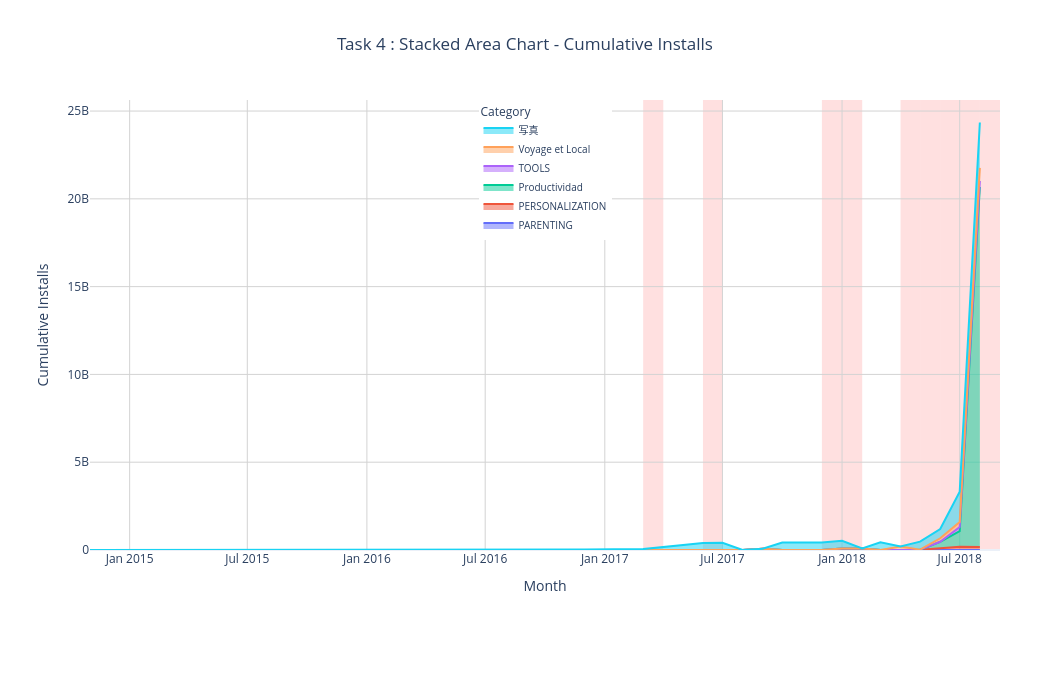

Notebook code for this chart:
### Code cell
# CHART LAYOUT

fig4.update_layout(

    title=dict(

        text="Task 4 : Stacked Area Chart - Cumulative Installs",

        x=0.5,

        xanchor="center"
    ),

    xaxis=dict(

        title="Month",

        showgrid=True,

        gridcolor="lightgray"
    ),

    yaxis=dict(

        title="Cumulative Installs",

        showgrid=True,

        gridcolor="lightgray"
    ),

    hovermode="x unified",

    template="plotly_white",

    width=1050,

    height=700,

    legend=dict(

        title="Category",

        orientation="v",

        x=0.5,

        xanchor="center",

        y=1,

        yanchor="top",

        font=dict(size=10)
    ),

    margin=dict(

        l=90,

        r=50,

        t=100,

        b=150
    )
)


# TIME RESTRICTION
# 4 PM IST - 6 PM IST

DEBUG_MODE=False

if DEBUG_MODE or is_time_between(16, 18):

    fig4.show()

else:

    chart_not_available(16, 18)

### Figure 1 — Plotly figure (JSON) as saved in the notebook; plotly's stock layout.template omitted (floating-point values rounded to 4 significant figures)
{"data": [{"hovertemplate": "<b>Category:</b> %{fullData.name}<br><b>Month:</b> %{x|%b %Y}<br><b>Cumulative Installs:</b> %{y:,.0f}<extra></extra>", "line": {"width": 2}, "mode": "lines", "name": "PARENTING", "stackgroup": "one", "type": "scatter", "x": ["2018-03-01T00:00:00", "2018-05-01T00:00:00", "2018-07-01T00:00:00"], "y": [100000, 10100000, 28200000]}, {"hovertemplate": "<b>Category:</b> %{fullData.name}<br><b>Month:</b> %{x|%b %Y}<br><b>Cumulative Installs:</b> %{y:,.0f}<extra></extra>", "line": {"width": 2}, "mode": "lines", "name": "PERSONALIZATION", "stackgroup": "one", "type": "scatter", "x": ["2016-12-01T00:00:00", "2017-09-01T00:00:00", "2018-01-01T00:00:00", "2018-02-01T00:00:00", "2018-06-01T00:00:00", "2018-07-01T00:00:00", "2018-08-01T00:00:00"], "y": [32000000, 71000000, 81000000, 91000000, 101000000, 153500000, 173500000]}, {"hovertemplate": "<b>Category:</b> %{fullData.name}<br><b>Month:</b> %{x|%b %Y}<br><b>Cumulative Installs:</b> %{y:,.0f}<extra></extra>", "line": {"width": 2}, "mode": "lines", "name": "Productividad", "stackgroup": "one", "type": "scatter", "x": ["2016-10-01T00:00:00", "2018-02-01T00:00:00", "2018-06-01T00:00:00", "2018-07-01T00:00:00", "2018-08-01T00:00:00"], "y": [1000000, 1100000, 366100000, 892100000, 20497100000]}, {"hovertemplate": "<b>Category:</b> %{fullData.name}<br><b>Month:</b> %{x|%b %Y}<br><b>Cumulative Installs:</b> %{y:,.0f}<extra></extra>", "line": {"width": 2}, "mode": "lines", "name": "TOOLS", "stackgroup": "one", "type": "scatter", "x": ["2017-08-01T00:00:00", "2018-01-01T00:00:00", "2018-05-01T00:00:00", "2018-07-01T00:00:00", "2018-08-01T00:00:00"], "y": [50000, 1050000, 11050000, 233650000, 353650000]}, {"hovertemplate": "<b>Category:</b> %{fullData.name}<br><b>Month:</b> %{x|%b %Y}<br><b>Cumulative Installs:</b> %{y:,.0f}<extra></extra>", "line": {"width": 2}, "mode": "lines", "name": "Voyage et Local", "stackgroup": "one", "type": "scatter", "x": ["2017-10-01T00:00:00", "2018-04-01T00:00:00", "2018-06-01T00:00:00", "2018-07-01T00:00:00", "2018-08-01T00:00:00"], "y": [50000, 195050000, 201050000, 292150000, 738050000]}, {"hovertemplate": "<b>Category:</b> %{fullData.name}<br><b>Month:</b> %{x|%b %Y}<br><b>Cumulative Installs:</b> %{y:,.0f}<extra></extra>", "line": {"width": 2}, "mode": "lines", "name": "写真", "stackgroup": "one", "type": "scatter", "x": ["2014-11-01T00:00:00", "2017-03-01T00:00:00", "2017-06-01T00:00:00", "2017-07-01T00:00:00", "2017-10-01T00:00:00", "2017-12-01T00:00:00", "2018-01-01T00:00:00", "2018-03-01T00:00:00", "2018-05-01T00:00:00", "2018-06-01T00:00:00", "2018-07-01T00:00:00", "2018-08-01T00:00:00"], "y": [1000000, 51000000, 401000000, 416000000, 421000000, 431000000, 441000000, 443000000, 454000000, 525000000, 1723000000, 2585500000]}], "layout": {"height": 700, "hovermode": "x unified", "legend": {"font": {"size": 10}, "orientation": "v", "title": {"text": "Category"}, "x": 0.5, "xanchor": "center", "y": 1, "yanchor": "top"}, "margin": {"b": 150, "l": 90, "r": 50, "t": 100}, "shapes": [{"fillcolor": "red", "layer": "below", "line": {"width": 0}, "opacity": 0.12, "type": "rect", "x0": "2017-03-01T00:00:00", "x1": "2017-04-01T00:00:00", "xref": "x", "y0": 0, "y1": 1, "yref": "y domain"}, {"fillcolor": "red", "layer": "below", "line": {"width": 0}, "opacity": 0.12, "type": "rect", "x0": "2017-06-01T00:00:00", "x1": "2017-07-01T00:00:00", "xref": "x", "y0": 0, "y1": 1, "yref": "y domain"}, {"fillcolor": "red", "layer": "below", "line": {"width": 0}, "opacity": 0.12, "type": "rect", "x0": "2017-12-01T00:00:00", "x1": "2018-01-01T00:00:00", "xref": "x", "y0": 0, "y1": 1, "yref": "y domain"}, {"fillcolor": "red", "layer": "below", "line": {"width": 0}, "opacity": 0.12, "type": "rect", "x0": "2018-01-01T00:00:00", "x1": "2018-02-01T00:00:00", "xref": "x", "y0": 0, "y1": 1, "yref": "y domain"}, {"fillcolor": "red", "layer": "below", "line": {"width": 0}, "opacity": 0.12, "type": "rect", "x0": "2018-04-01T00:00:00", "x1": "2018-05-01T00:00:00", "xref": "x", "y0": 0, "y1": 1, "yref": "y domain"}, {"fillcolor": "red", "layer": "below", "line": {"width": 0}, "opacity": 0.12, "type": "rect", "x0": "2018-05-01T00:00:00", "x1": "2018-06-01T00:00:00", "xref": "x", "y0": 0, "y1": 1, "yref": "y domain"}, {"fillcolor": "red", "layer": "below", "line": {"width": 0}, "opacity": 0.12, "type": "rect", "x0": "2018-06-01T00:00:00", "x1": "2018-07-01T00:00:00", "xref": "x", "y0": 0, "y1": 1, "yref": "y domain"}, {"fillcolor": "red", "layer": "below", "line": {"width": 0}, "opacity": 0.12, "type": "rect", "x0": "2018-07-01T00:00:00", "x1": "2018-08-01T00:00:00", "xref": "x", "y0": 0, "y1": 1, "yref": "y domain"}, {"fillcolor": "red", "layer": "below", "line": {"width": 0}, "opacity": 0.12, "type": "rect", "x0": "2018-08-01T00:00:00", "x1": "2018-09-01T00:00:00", "xref": "x", "y0": 0, "y1": 1, "yref": "y domain"}], "title": {"text": "Task 4 : Stacked Area Chart - Cumulative Installs", "x": 0.5, "xanchor": "center"}, "width": 1050, "xaxis": {"gridcolor": "lightgray", "showgrid": true, "title": {"text": "Month"}}, "yaxis": {"gridcolor": "lightgray", "showgrid": true, "title": {"text": "Cumulative Installs"}}}}
